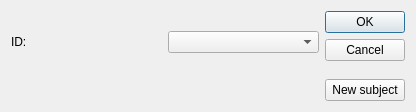
<?xml version="1.0" encoding="UTF-8"?>
<ui version="4.0">
 <class>SubjectSelection</class>
 <widget class="QDialog" name="SubjectSelection">
  <property name="geometry">
   <rect>
    <x>0</x>
    <y>0</y>
    <width>416</width>
    <height>112</height>
   </rect>
  </property>
  <property name="windowTitle">
   <string>Select subjects</string>
  </property>
  <layout class="QGridLayout" name="gridLayout">
   <item row="0" column="2">
    <widget class="QDialogButtonBox" name="buttonBox">
     <property name="orientation">
      <enum>Qt::Vertical</enum>
     </property>
     <property name="standardButtons">
      <set>QDialogButtonBox::Cancel|QDialogButtonBox::Ok</set>
     </property>
    </widget>
   </item>
   <item row="0" column="0">
    <layout class="QHBoxLayout" name="horizontalLayout">
     <item>
      <widget class="QLabel" name="label">
       <property name="text">
        <string>ID:</string>
       </property>
      </widget>
     </item>
     <item>
      <widget class="QComboBox" name="subjectIdComboBox"/>
     </item>
    </layout>
   </item>
   <item row="1" column="2">
    <widget class="QPushButton" name="newSubjectButton">
     <property name="text">
      <string>New subject</string>
     </property>
    </widget>
   </item>
  </layout>
 </widget>
 <resources/>
 <connections>
  <connection>
   <sender>buttonBox</sender>
   <signal>accepted()</signal>
   <receiver>SubjectSelection</receiver>
   <slot>accept()</slot>
   <hints>
    <hint type="sourcelabel">
     <x>248</x>
     <y>254</y>
    </hint>
    <hint type="destinationlabel">
     <x>157</x>
     <y>274</y>
    </hint>
   </hints>
  </connection>
  <connection>
   <sender>buttonBox</sender>
   <signal>rejected()</signal>
   <receiver>SubjectSelection</receiver>
   <slot>reject()</slot>
   <hints>
    <hint type="sourcelabel">
     <x>316</x>
     <y>260</y>
    </hint>
    <hint type="destinationlabel">
     <x>286</x>
     <y>274</y>
    </hint>
   </hints>
  </connection>
 </connections>
</ui>
